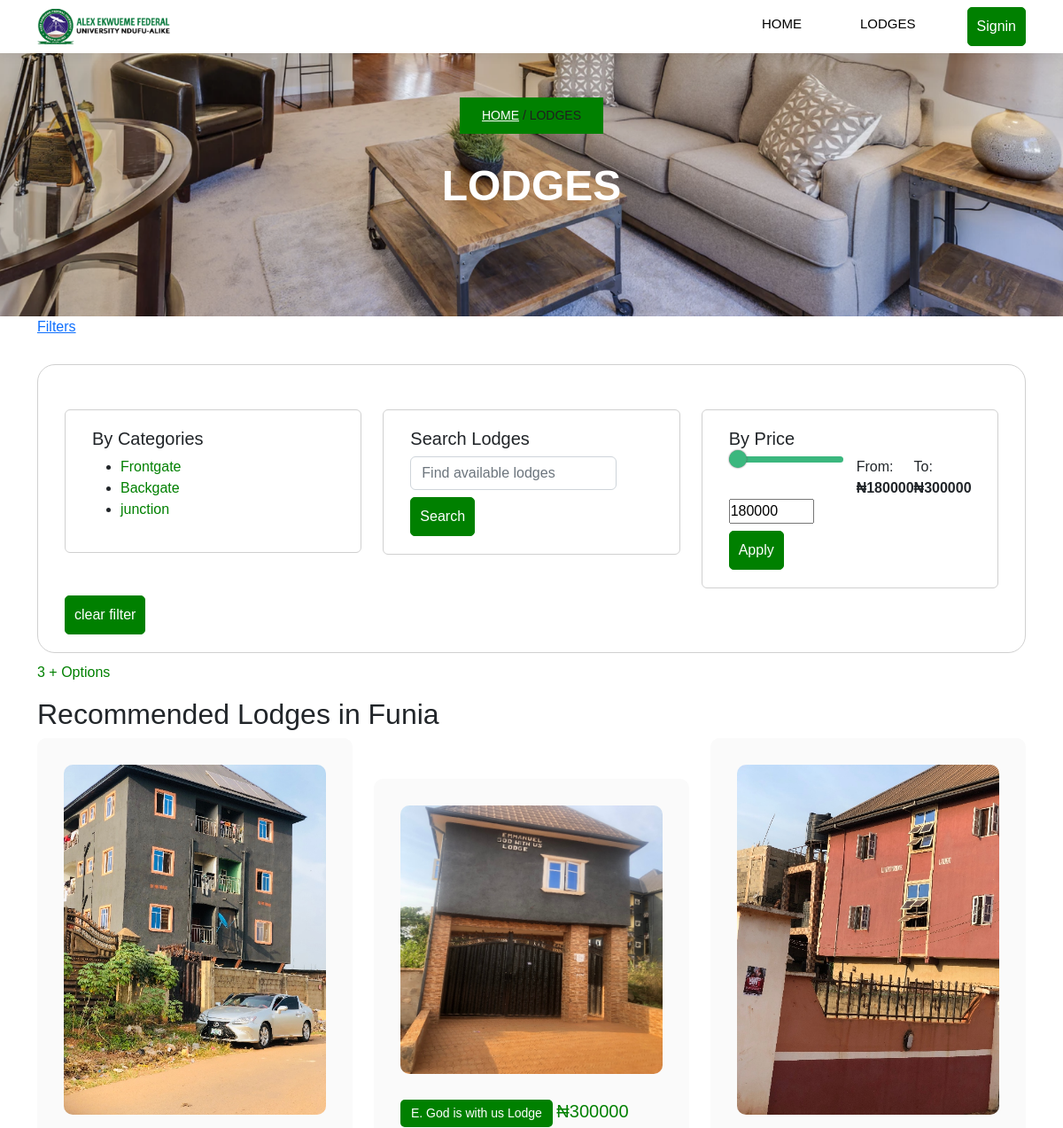
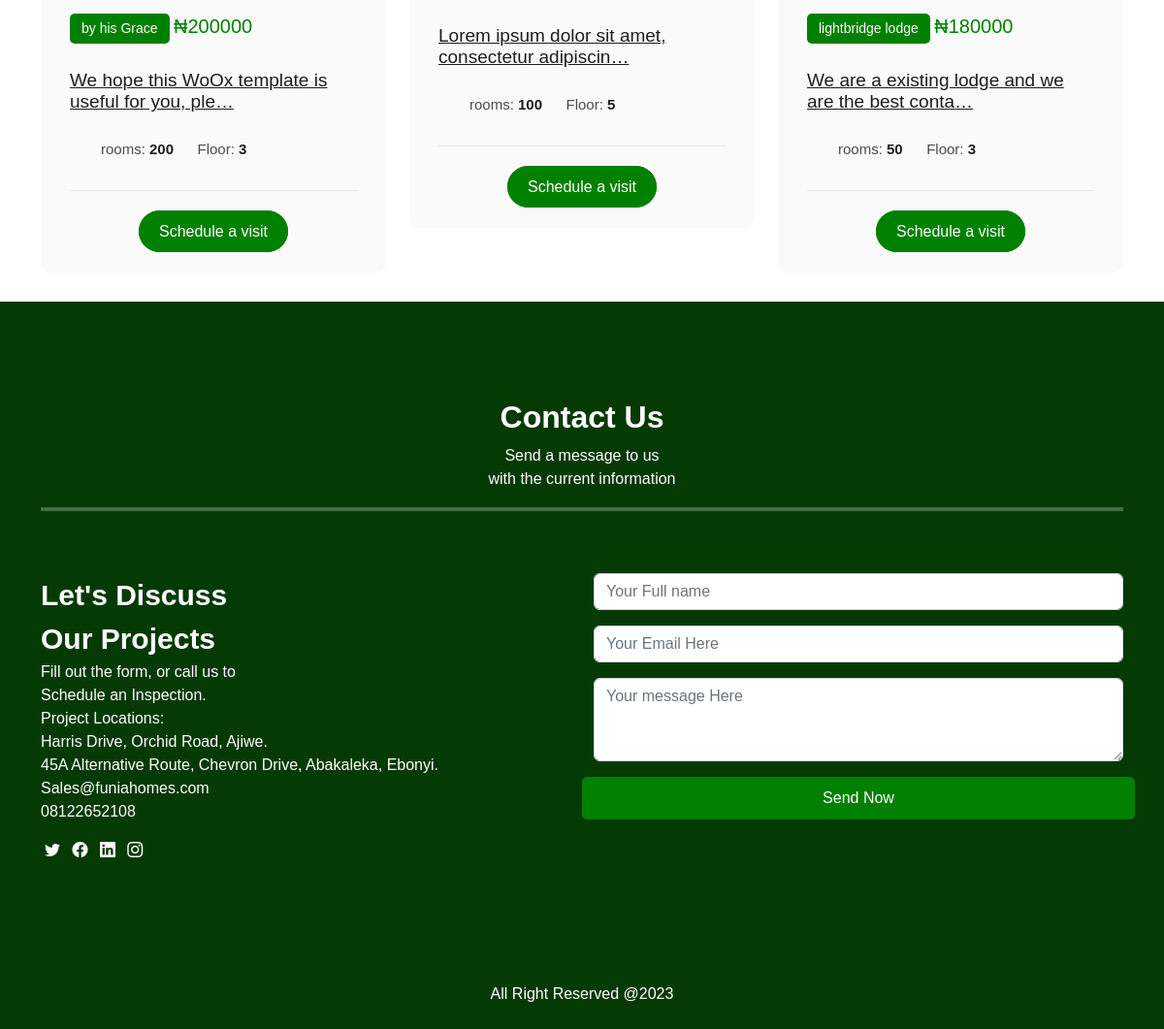
/lodges/, run on the app's committed database (2 pictures, top to bottom).
### core/models.py (models this page shows, shortened)
class Category(models.Model):
    cid = ShortUUIDField(unique=True, length=5, max_length=20, prefix="AE-", alphabet="123")
    title = models.CharField(max_length=100, default="Lodge")
    class meta:
        verbose_name_plural = "Categories"

class Lodges(models.Model):
    lid = ShortUUIDField(unique=True, length=5, max_length=20,  alphabet="ae123")
    title = models.CharField(max_length=100, default="Name of lodge")
    user = models.ForeignKey(User, on_delete=models.SET_NULL, null=True)
    category = models.ForeignKey(Category, on_delete=models.SET_NULL, null=True, related_name="category")
    image = models.ImageField(upload_to=user_directory_path, default="product.jpg")
    price = models.DecimalField(max_digits=99999999999999, decimal_places=0, default="0.00")
    description = models.TextField(blank=True, null=True)
    rooms = models.IntegerField(default=0)
    floor = models.IntegerField(default=0)
    available =models.BooleanField(default=True)
    date = models.DateTimeField(auto_now_add=True)
    class meta:
        verbose_name_plural = "Lodges"

### core/views.py (the view)
# urls.py: path('lodges/', views.lodges, name='lodges'),
def lodges(request):
    query = request.GET.get('query', '')
    category_id = request.GET.get('category', 0)
    categories = Category.objects.all()
    lodge = Lodges.objects.filter(available=True).order_by("-id")
    if category_id:
        lodge = lodge.filter(category_id=category_id)
    if query:
        lodge = lodge.filter(Q(title__icontains=query) | Q(description__icontains=query))
    context ={
        "lodge":lodge,
        'query':query,
        'categories':categories,
        'category_id': int(category_id)
    }
    return render(request, 'core/lodges.html', context)

### core/context_processor.py (called while the page is built)
def default(request):
    min_max_price = Lodges.objects.aggregate(Min("price"), Max("price"))
    return {
        'min_max_price':min_max_price,
    }

### templates/core/lodges.html (shortened to what this page needs)
{% extends 'partials/base.html' %}
{% load static %}
{% block content%}
      <div class="page-heading header-text">
        <div class="container">
          <div class="row">
            <div class="col-lg-12">
              <span class="breadcrumb"><a href="#">Home</a> / Lodges</span>
              <h3>Lodges</h3>
            </div>
          </div>
        </div>
      </div>
      <div class="container mb-30 mt-30">
        <div class="row">
      <div class="col-lg-12">
        <a class="shop-filter-toogle" href="#">
            Filters
        </a>
        <div class="shop-product">
            <div class="row">
                <div class="col-xl-4 col-lg-4 col-md-6 mb-lg-0 mb-md-2 mb-sm-2">
                    <div class="card">
                        <h5 class="mb-30">By Categories</h5>
                        <div class="categories-dropdown-wrap font-heading">
                            <ul>
                                {% for category in categories %}
                                <li>
                                    <a href="{% url 'core:lodges' %}?query={{ query }}&category={{ category.id }}"> <img src="assets/imgs/theme/icons/category-1.svg" alt="" />{{ category.title }}</a>
                                </li>
                                {% endfor %}
                            </ul>
                        </div>
                    </div>
                </div>
                <div class="col-xl-4 col-lg-4 col-md-6 mb-lg-0 mb-md-2 mb-sm-2">
                    <div class="card">
                        <h5 class="mb-30">Search Lodges</h5>
                        <div class="d-flex">
                          <div class="custom-checkbox">
                            <form action="{% url 'core:lodges' %}" method="get">
                           <input type="text" class="form-control" name="query" value="{{ query }}" placeholder="Find available lodges">
                           <button class="btn mt-2">Search</button>
                           </form>
                          </div>
                        </div>
                    </div>
                </div>
                <div class="col-xl-4 col-lg-4 col-md-6 mb-lg-0 mb-md-5 mb-sm-5">
                    <div class="card">
                        <h5 class="mb-10">By Price</h5>
                        <div class="sidebar-widget price_range range">
                            <div class="price-filter mb-20">
                                <div class="price-filter-inner">
                                    <div class="d-flex justify-content-between">
                                      <input type="range" name="ranDge" value="{{ min_max_price.price__min }}" class="slider-range"  id="range" min="{{ min_max_price.price__min }}" max="{{ min_max_price.price__max }}" oninput="max_price.value=this.value">
                                        <div class="">From: <strong id="slider-range-value1" class="text-brand">₦{{ min_max_price.price__min }} </strong> </div>
                                        <div class="">To: <strong id="slider-range-value2" class="text-brand">₦{{ min_max_price.price__max}}</strong></div>
                                    </div>
                                    <input type="number" name="" value="{{ min_max_price.price__min }}" id="max_price" min="{{ min_max_price.price__min }}" max="{{ min_max_price.price__max }}" placeholder="Current price" onkeyup="range.value=this.value">
                                </div>
                                <button class="btn mt-2" type="button" id="price-filter-btn">Apply</button>
                            </div>
                        </div>
                    </div>
                </div>
                <a href="{% url 'core:lodges' %}"> <button class="btn mt-2">clear filter</button></a>
            </div>
        </div>
    </div>
</div>
</div>
      <div class="section properties">
        <div class="container">
            <p style="margin-top: 10px; color: green;">{{lodge.count}} + Options</p>
            <h2>Recommended Lodges in Funia</h2>
            <div class="row properties-box"  id="filtered-product">
              {% for l in lodge %}
            <div class="col-lg-4 col-md-6 align-self-center mb-30 properties-items col-md-6 adv">
              <div class="item">
                <a href="{% url 'core:details' l.lid %}"><img src="{{l.image.url}}" width="100%" alt=""></a>
                <span class="category">{{l.title}}</span>
                <h6>₦{{l.price}}</h6>
                <h4><a href="{% url 'core:details' l.lid %}">{{l.description|safe|truncatechars:50}}</a></h4>
                <ul>
                  <li>rooms: <span>{{l.rooms}}</span></li>
                  <li>Floor: <span>{{l.floor}}</span></li>
                </ul>
                <div class="main-button">
                  <a href="{% url 'core:details' l.lid %}">Schedule a visit</a>
                </div>
              </div>
            </div>
            {% endfor %}
          </div>
        </div>
      </div>
      {% endblock %}

### templates/partials/base.html (shortened to what this page needs)
{% load static %}
<!DOCTYPE html>
<html lang="en">
<head>
    <link rel="stylesheet" href="https://cdn.jsdelivr.net/npm/bootstrap-icons@1.9.1/font/bootstrap-icons.css">
    <link rel="stylesheet" href="{% static 'assets/vendor/bootstrap/css/bootstrap.min.css' %}">
    <link rel="stylesheet" href="{% static 'assets/css/style.css' %}">
</head>
<body>
    <nav class="navbar navbar-expand-sm navbar-light  fixed-top" style="background-color: #fff;">
        <div class="container">
            <img src="{% static 'assets/images/cropped-funai_Logo-1.png' %}" alt="" class="logo">
          <div class="collapse navbar-collapse" id="navbarSupportedContent">
            <ul class="navbar-nav ms-auto mb-2 mb-lg-0">
              <li class="nav-item">
                <a class="nav-link" href="{% url 'core:index' %}">Home</a>
              </li>
              <li class="nav-item">
                <a class="nav-link" href="{% url 'core:lodges' %}">Lodges</a>
              </li>
              {% if request.user.is_authenticated %}
              <a href="{% url 'dashboard:index'%}"><button class="btn" type="button">Dashboard</button></a>
              {% else %}
               <a href="{% url 'userauths:login'%}"><button class="btn" type="button">Signin</button></a>
             {% endif %}
          </div>
        </div>
      </nav>
      {% block content %}
      {% endblock content %}
      <section id="contacts" class="contact section-padding">
        <div class="container">
          <div class="row">
            <div class="col-md-12">
                <div class="section-header text-center pb-5">
                    <h2>Contact Us</h2>
                    <p>Send a message to us  <br> with the current information</p>
                    <hr>
                </div>
            </div>
        </div>
        <div class="row">
          <div class="col-md-6">
            <p>
              <b  style="font-size: 30px;">Let's Discuss<br>
                Our Projects</b><br>
                Fill out the form, or call us to<br>
                Schedule an Inspection.<br>
                  Project Locations:<br>
                Harris Drive, Orchid Road, Ajiwe.<br>
                  45A Alternative Route, Chevron Drive, Abakaleka, Ebonyi.<br>
                    Sales@funiahomes.com<br>
              08122652108
            </p>
            <p class="socials">
              <i class="bi bi-twitter  mx-1"></i>
              <i class="bi bi-facebook  mx-1"></i>
              <i class="bi bi-linkedin  mx-1"></i>
              <i class="bi bi-instagram  mx-1"></i>
            </p>
          </div>
          <div class="col-md-6">
            <form method="POST">
              <div class="row">
                <div class="col-md-12">
                  <div class="mb-3">
                    <input type="text" name="full_name" class="form-control" required placeholder="Your Full name">
                  </div>
                </div>
                <div class="col-md-12">
                  <div class="mb-3">
                    <input type="email" name="email"  class="form-control" required placeholder="Your Email Here">
                  </div>
                </div>
                <div class="col-md-12">
                  <div class="mb-3">
                    <textarea name="message" rows="3" required class="form-control" placeholder="Your message Here"></textarea>
                  </div>
                </div>
                <button class="btn" type="submit">Send Now</button>
              </div>
            </form>
          </div>
        </div>
      </div>
      </section>
      <footer class="hello p-2 text-center">
        <div class="container">
          <p class="text-white">All Right Reserved @2023</p>
        </div>
      </footer>
    </body>
    </html>

### static/assets/css/style.css (style rules this page uses)
* { margin: 0; padding: 0; box-sizing: border-box; font-family: 'poppins', sans-serif; }
body { background: #fff; }
.section-padding { padding: 100px 0; }
.navbar { box-shadow: 0 5px 10px rgba(0,0,0,0.05); }
.navbar ul li a { margin-right: 50px; }
.navbar-nav a { font-size: 15px; text-transform: uppercase; font-weight: 500; color: #000; }
.logo { width: 150px; }
.btn { background-color: green; padding: 9px 10px; border-radius: 5px; border: 1px solid green; transition: 0.5s; color: #fff; }
input[type="range"] { -webkit-appearance: none; margin-right: 15px; height: 7px; background: rgba(255, 255, 255, 0.6); border-radius: 5px; background-image: linear-gradient(#3bb77e, #3bb77e); background-size: 100% 100%; background-repeat: no-repeat; }
.main-button a { background-color: green; padding: 12px 20px; border-radius: 50px; border: 1px solid green; transition: 0.5s; text-decoration: none; color: #fff; position: relative; }
.right-content, p, span { color: #afafaf; }
.properties .item { background-color: #fafafa; border-radius: 10px; padding: 30px; margin-bottom: 30px; }
.properties .item img { border-radius: 10px; }
.properties .item span.category { background-color: green; font-weight: 500; border-radius: 5px; font-size: 14px; color: #fff; padding: 5px 12px; display: inline-block; margin-top: 25px; }
.properties .item h4 { font-size: 19px; margin: 25px 0px; }
.properties .item h4 a { color: #1e1e1e; }
.properties .item ul li { display: inline-block; font-size: 15px; color: #4a4a4a; margin-right: 20px; }
.properties .item ul li span { font-weight: 600; color: #1e1e1e; }
.properties .item ul { border-bottom: 1px solid #eaeaea; margin-bottom: 30px; padding-bottom: 30px; }
.properties .item h6 { font-size: 20px; color: green; margin-top: 6px; display: inline-block; margin-top: 30px; }
.properties .item .main-button { text-align: center; }
.page-heading { background-image: url(../images/banner-2.png); background-position: center bottom; background-repeat: no-repeat; background-size: cover; padding: 110px 0px; text-align: center; }
.page-heading span { background-color: green; color: #1e1e1e; font-size: 14px; font-weight: 500; text-transform: uppercase; padding: 10px 25px; display: inline-block; margin-bottom: 30px; }
.page-heading span a { color: #fff; }
.page-heading h3 { font-size: 48px; font-weight: 900; text-transform: uppercase; color: #fff; }
#contacts { background-color: rgb(5, 58, 5); }
#contacts h2 { color: #fff; font-weight: bold; }
#contacts p { color: #fff; }
.hello { background-color: rgb(5, 58, 5); }
hr { background-color: #fff; width: 100%; height: 5px; }
.shop-product { border: 1px solid #d0d0d0; padding: 20px 30px; margin-top: 30px; border-radius: 20px; }
.shop-product .card { border: 1px solid #d0d0d0; padding: 20px 30px; margin-top: 30px; }
.shop-product .card ul li a { text-decoration: none; color: green; }

### data on the page
Category: title "Frontgate"
Category: title "Backgate"
Category: title "junction"
Lodges: image (picture), title "by his Grace", price "200000", description "We hope this WoOx template is useful for you, ple…", rooms "200", floor "3"
Lodges: image (picture), title "E. God is with us Lodge", price "300000", description "Lorem ipsum dolor sit amet, consectetur adipiscin…", rooms "100", floor "5"
Lodges: image (picture), title "lightbridge lodge", price "180000", description "We are a existing lodge and we are the best conta…", rooms "50", floor "3"

### other printed values
{{ min_max_price.price__min }} "180000"
{{ min_max_price.price__max }} "300000"
{{ lodge.count }} "3"
